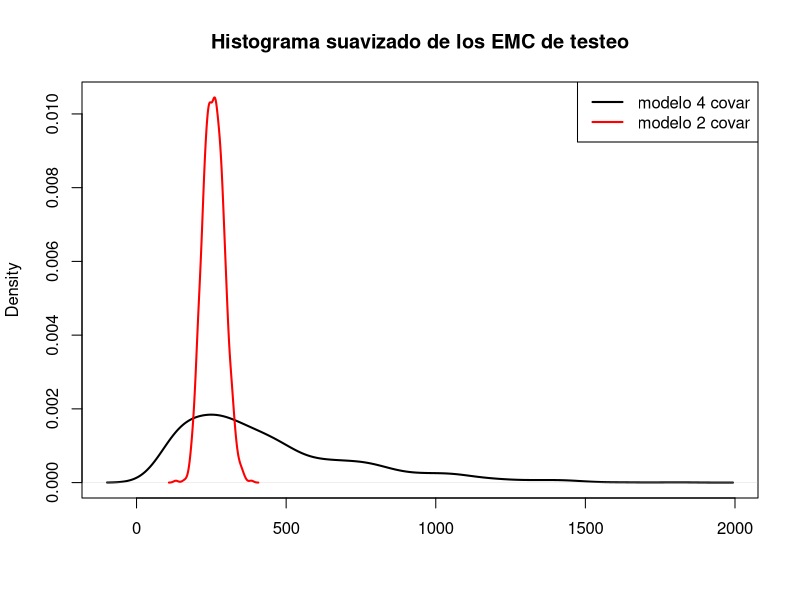
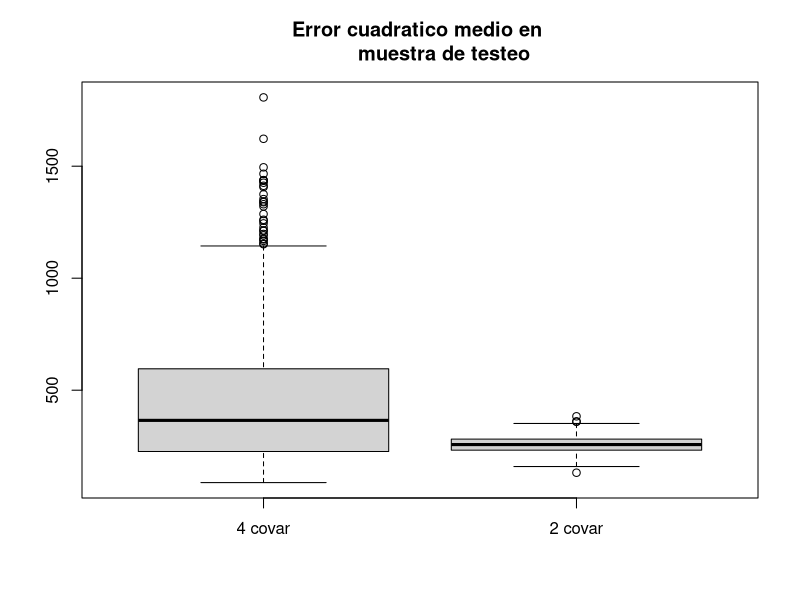
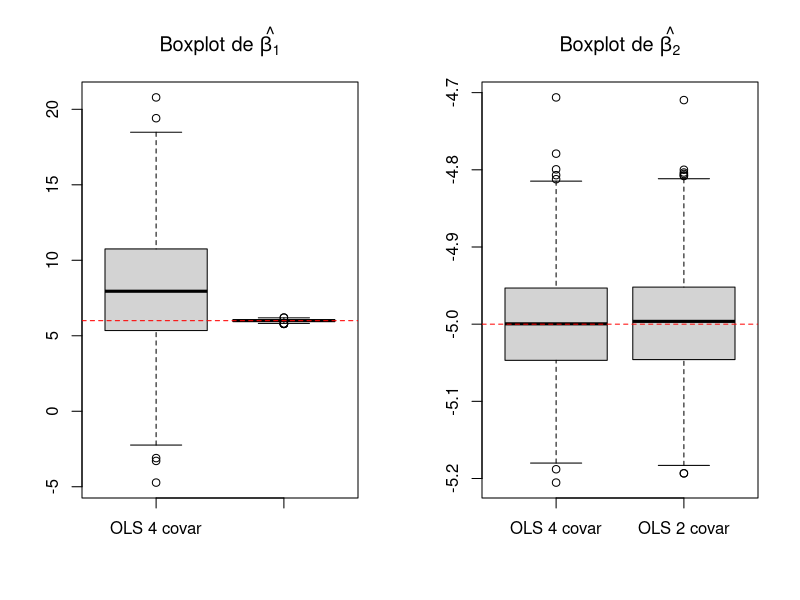

R code for these plots, in order: (Note: this script raises an error after producing the figures.)
#simulacion de datos casi colineales
set.seed(456978)
B<-1000
betaest<-matrix(rep(0,5*B),nrow = B,ncol = 5)
significativos<-matrix(rep(0,5*B),nrow = B,ncol = 5)
ECpred<-rep(0,B)

betaest2<-matrix(rep(0,3*B),nrow = B,ncol = 3)
significativos2<-matrix(rep(0,3*B),nrow = B,ncol = 3)
ECpred2<-rep(0,B)

#Es decir, la respuesta Y depende de dos covariables independientes, 
#X1, X2 y las otras dos X3, X4 son casi colineales con X1. 
#Repetimos el experimento B = 1000 veces. 
#Cada vez ajustamos los dos modelos lineales por LS

for(j in 1:B){
  x1<-runif(100,0,5)
  x2<-runif(100,0,5)
  x3<-2*x1+0.1*runif(100,min=-1,max=1)
  x4<--x1+0.1*runif(100,min=-1,max=1)
  yy<-8*x1-5*x2+x3+4*x4+5+rnorm(100,mean=0,sd=1)
  
  ajus<-lm(yy ~ x1+x2+x3+x4)
  betaest[j,]<-coef(ajus)
  significativos[j,]<-summary(ajus)$coefficients[,4] #guarda los pvalores del ajuste lineal
  ajus2<-lm(yy ~ x1+x2)
  betaest2[j,]<-coef(ajus2)
  significativos2[j,]<-summary(ajus2)$coefficients[,4]
  
  #prediccion
  
  x1n<-runif(100,0,5)
  x2n<-runif(100,0,5)
  x3n<-2*x1+0.1*runif(100,min=-1,max=1)
  x4n<--x1+0.1*runif(100,min=-1,max=1)
  yyn<-8*x1-5*x2+x3+4*x4+5+rnorm(100,mean=0,sd=1)
  
  new <- data.frame(x1 =x1n,x2 =x2n,x3 =x3n,x4 =x4n)
  new2 <- data.frame(x1 =x1n,x2 =x2n)
  yp1<-predict(ajus, new)
  ECpred[j]<-sum((yyn-yp1)^2)/length(yyn)
  yp2<-predict(ajus2, new2)
  ECpred2[j]<-sum((yyn-yp2)^2)/length(yyn)
  
  
  }

#ahora le calculo las varianzas a los estimadores

apply(betaest,2,sd)
apply(betaest2,2,sd)


#Para cada una de las repeticiones, contamos cu ́ales de los coeficientes
#estimados
#resulta significativamente distinto de cero, a nivel 0.05. Obtuvimos

cuales<-rep(0,5)
for(i in 1:5){
cuales[i]<-sum(significativos[,i]<0.05)
}
cuales
cuales2<-rep(0,3)
for(i in 1:3){
  cuales2[i]<-sum(significativos2[,i]<0.05)
}
cuales2



#Otra manera de evaluar la simulacio ́n es calculando el error
#cuadr ́atico medio de predicci ́on en un
#a muestra de testeo independiente de la utilizada en el ajuste.

aa<-range(c(density(ECpred)$y,density(ECpred2)$y))

plot(density(ECpred),ylim=c(0,aa[2]), xlab="", lwd=2, 
     main="Histograma suavizado de los EMC de testeo")
points(density(ECpred2),col="red",type="l",lwd=2)
legend("topright",c("modelo 4 covar","modelo 2 covar"),
       col=c("black", "red"),lwd=2)

boxplot(ECpred,ECpred2,names=c("4 covar","2 covar")
        , main="Error cuadratico medio en 
        muestra de testeo")

cov(cbind(x1,x2,x3,x4))
cor(cbind(x1,x2,x3,x4))

par(mfrow=c(1,2))
boxplot(betaest[,2],betaest2[,2],names=c("OLS 4 covar","OLS 2 covar)                                       2 covar")
        , main=expression(paste("Boxplot de ",hat(beta[1]))))
abline(h=6,col="red",lty=2)

boxplot(betaest[,3],betaest2[,3],names=c("OLS 4 covar","OLS 2 covar")
        , main=expression(paste("Boxplot de ",hat(beta[2]))))
abline(h=-5,col="red",lty=2)


ajus2<-lm(yy ~ x1+x2)
summary(ajus2)

######################################################################
## simulacion con estimadores ridge
######################################################################

library(glmnet)
set.seed(456978)
B<-1000
betaest<-matrix(rep(0,5*B),nrow = B,ncol = 5)
significativos<-matrix(rep(0,5*B),nrow = B,ncol = 5)
ECpred<-rep(0,B)

betaest2<-matrix(rep(0,3*B),nrow = B,ncol = 3)
significativos2<-matrix(rep(0,3*B),nrow = B,ncol = 3)
ECpred2<-rep(0,B)

betaest.rid<-matrix(rep(0,5*B),nrow = B,ncol = 5)
ECpred.rid<-rep(0,B)
for(j in 1:B){
  x1<-runif(100,0,5)
  x2<-runif(100,0,5)
  x3<-2*x1+0.1*runif(100,min=-1,max=1)
  x4<--x1+0.1*runif(100,min=-1,max=1)
  yy<-8*x1-5*x2+x3+4*x4+5+rnorm(100,mean=0,sd=1)
  
  ajus<-lm(yy ~ x1+x2+x3+x4)
  betaest[j,]<-coef(ajus)
  significativos[j,]<-summary(ajus)$coefficients[,4] #guarda los pvalores del ajuste lineal
  ajus2<-lm(yy ~ x1+x2)
  betaest2[j,]<-coef(ajus2)
  significativos2[j,]<-summary(ajus2)$coefficients[,4]

  xx<-model.matrix(ajus)
  #ajuste.ridge = glmnet(xx,yy,alpha=0)  
  #rid.crossval<-cv.glmnet(xx, yy,nfolds = 10, alpha=0)
  rid.lam.1.1<-glmnet(xx, yy,alpha=0,lambda = 1.1)  #se parece al rid.crossval$lambda.1se
  betaest.rid[j,]<-coef(rid.lam.1.1)[c(1,3:6),1]
  
  #prediccion
  
  x1n<-runif(100,0,5)
  x2n<-runif(100,0,5)
  x3n<-2*x1+0.1*runif(100,min=-1,max=1)
  x4n<--x1+0.1*runif(100,min=-1,max=1)
  yyn<-8*x1-5*x2+x3+4*x4+5+rnorm(100,mean=0,sd=1)
  
  new <- data.frame(x1 =x1n,x2 =x2n,x3 =x3n,x4 =x4n)
  new2 <- data.frame(x1 =x1n,x2 =x2n)
  yp1<-predict(ajus, new)
  ECpred[j]<-sum((yyn-yp1)^2)/length(yyn)
  yp2<-predict(ajus2, new2)
  ECpred2[j]<-sum((yyn-yp2)^2)/length(yyn)
  
  ypridge<-predict(rid.lam.1.1, as.matrix(cbind(rep(1,100),new)))
  ECpred.rid[j]<-sum((yyn-ypridge)^2)/length(yyn)
}

#Resultados
xtable(cbind(0:4,c(apply(betaest,2,sd)),c(apply(betaest2,2,sd),0,0),c(apply(betaest.rid,2,sd))))


boxplot(betaest[,2],betaest2[,2],betaest.rid[,2], 
names=c("OLS 4 covar","OLS 2 covar","ridge 4 cov")
        , main=expression(paste("Boxplot de ",hat(beta[1]))))
abline(h=6,col="red",lty=2)

boxplot(betaest[,3],betaest2[,3],betaest.rid[,3],
        names=c("OLS 4 covar","OLS 2 covar","ridge 4 cov")
        , main=expression(paste("Boxplot de ",hat(beta[2]))))
abline(h=-5,col="red",lty=2)

boxplot(betaest[,4],betaest.rid[,4],
        names=c("OLS 4 covar","ridge 4 cov")
        , main=expression(paste("Boxplot de ",hat(beta[3]))))
abline(h=1,col="red",lty=2)

boxplot(betaest[,5],betaest.rid[,5],
        names=c("OLS 4 covar","ridge 4 cov")
        , main=expression(paste("Boxplot de ",hat(beta[4]))))
abline(h=4,col="red",lty=2)

boxplot((betaest[,2]+2*betaest[,4]-betaest[,5]),
        (betaest.rid[,2]+2*betaest.rid[,4]-betaest.rid[,5]),
        names=c("OLS 4 covar","ridge 4 cov")
        , main=expression(paste("Boxplot de ",hat(beta[1])," + 2",hat(beta[4])," - ",hat(beta[5]))))
abline(h=6,col="red",lty=2)

sd((betaest[,2]+2*betaest[,4]-betaest[,5]))
sd(betaest.rid[,2]+2*betaest.rid[,4]-betaest.rid[,5])


par(mfrow=c(1,1))
aa<-range(c(density(ECpred)$y,density(ECpred2)$y),density(ECpred.rid)$y)

plot(density(ECpred),ylim=c(0,aa[2]), xlab="", lwd=2, 
     main="Histograma suavizado de los EMC de testeo")
points(density(ECpred2),col="red",type="l",lwd=2)
points(density(ECpred.rid),col="blue",type="l",lwd=2)
legend("topright",c("OLS modelo 4 covar","OLS modelo 2 covar","ridge 4 covar"),
       col=c("black", "red","blue"),lwd=2)

boxplot(ECpred,ECpred2,ECpred.rid, names=c("OLS 4 covar","OLS 2 covar","ridge 4 covar")
        , main="Error cuadratico medio en 
        muestra de testeo")




##########################################################33
as.matrix(new)

XX<-model.matrix(ajus)
ajuste.ridge = glmnet(XX,yy,alpha=0)  
rid.crossval<-cv.glmnet(XX, yy,nfolds = 10, alpha=0)
rid.1se<-glmnet(XX, yy,alpha=0,lambda = rid.crossval$lambda.1se)
coef(rid.1se)
coef(ajus)

#el lasso selecciona bien!
las.crossval<-cv.glmnet(XX, yy,nfolds = 10, alpha=1)
las.1se<-glmnet(XX, yy,alpha=1,lambda = las.crossval$lambda.1se)
coef(las.1se)
coef(ajus)
plot(las.crossval)
las.min<-glmnet(XX, yy,alpha=1,lambda = las.crossval$lambda.min)
coef(las.min)


######################################################################
## simulacion con estimadores ridge y LASSO
######################################################################

library(glmnet)
set.seed(456978)
B<-1000
betaest<-matrix(rep(0,5*B),nrow = B,ncol = 5)
significativos<-matrix(rep(0,5*B),nrow = B,ncol = 5)
ECpred<-rep(0,B)

betaest2<-matrix(rep(0,3*B),nrow = B,ncol = 3)
significativos2<-matrix(rep(0,3*B),nrow = B,ncol = 3)
ECpred2<-rep(0,B)

betaest.rid<-matrix(rep(0,5*B),nrow = B,ncol = 5)
betaest.las<-matrix(rep(0,5*B),nrow = B,ncol = 5)
ECpred.rid<-rep(0,B)
ECpred.las<-rep(0,B)
for(j in 1:B){
  x1<-runif(100,0,5)
  x2<-runif(100,0,5)
  x3<-2*x1+0.1*runif(100,min=-1,max=1)
  x4<--x1+0.1*runif(100,min=-1,max=1)
  yy<-8*x1-5*x2+x3+4*x4+5+rnorm(100,mean=0,sd=1)
  
  ajus<-lm(yy ~ x1+x2+x3+x4)
  betaest[j,]<-coef(ajus)
  significativos[j,]<-summary(ajus)$coefficients[,4] #guarda los pvalores del ajuste lineal
  ajus2<-lm(yy ~ x1+x2)
  betaest2[j,]<-coef(ajus2)
  significativos2[j,]<-summary(ajus2)$coefficients[,4]
  
  xx<-model.matrix(ajus)
  #ajuste.ridge = glmnet(xx,yy,alpha=0)  
  #rid.crossval<-cv.glmnet(xx, yy,nfolds = 10, alpha=0)
  rid.lam.1.1<-glmnet(xx, yy,alpha=0,lambda = 1.1)  #se parece al rid.crossval$lambda.1se
  betaest.rid[j,]<-coef(rid.lam.1.1)[c(1,3:6),1]
  
  lasso.lam.0.2<-glmnet(xx, yy,alpha=1,lambda = 0.201)  #se parece al las.crossval$lambda.1se
  betaest.las[j,]<-coef(lasso.lam.0.2)[c(1,3:6),1]
  
  
  #prediccion
  
  x1n<-runif(100,0,5)
  x2n<-runif(100,0,5)
  x3n<-2*x1+0.1*runif(100,min=-1,max=1)
  x4n<--x1+0.1*runif(100,min=-1,max=1)
  yyn<-8*x1-5*x2+x3+4*x4+5+rnorm(100,mean=0,sd=1)
  
  new <- data.frame(x1 =x1n,x2 =x2n,x3 =x3n,x4 =x4n)
  new2 <- data.frame(x1 =x1n,x2 =x2n)
  yp1<-predict(ajus, new)
  ECpred[j]<-sum((yyn-yp1)^2)/length(yyn)
  yp2<-predict(ajus2, new2)
  ECpred2[j]<-sum((yyn-yp2)^2)/length(yyn)
  
  ypridge<-predict(rid.lam.1.1, as.matrix(cbind(rep(1,100),new)))
  ECpred.rid[j]<-sum((yyn-ypridge)^2)/length(yyn)
  
  yplasso<-predict(lasso.lam.0.2, as.matrix(cbind(rep(1,100),new)))
  ECpred.las[j]<-sum((yyn-yplasso)^2)/length(yyn)
}

#Resultados
xtable(cbind(0:4,c(apply(betaest,2,sd)),c(apply(betaest2,2,sd),0,0),c(apply(betaest.rid,2,sd)),
       c(apply(betaest.las,2,sd))))


boxplot(betaest[,2],betaest2[,2],betaest.rid[,2],betaest.las[,2],
        names=c("OLS 4co","OLS 2co","ridge 4co","lasso 4co")
        , main=expression(paste("Boxplot de ",hat(beta[1]))))
abline(h=6,col="red",lty=2)

boxplot(betaest[,3],betaest2[,3],betaest.rid[,3],betaest.las[,3],
        names=c("OLS 4co","OLS 2co","ridge 4co","lasso 4co")
        , main=expression(paste("Boxplot de ",hat(beta[2]))))
abline(h=-5,col="red",lty=2)


boxplot(betaest[,4],betaest.rid[,4],betaest.las[,4],
        names=c("OLS 4co","ridge 4co","lasso 4co")
        , main=expression(paste("Boxplot de ",hat(beta[3]))))
abline(h=1,col="red",lty=2)

boxplot(betaest[,4],betaest.rid[,4],betaest.las[,4],
        names=c("OLS 4 covar","ridge 4 cov","lasso 4co")
        , main=expression(paste("Boxplot de ",hat(beta[3]))))
abline(h=1,col="red",lty=2)

boxplot(betaest[,5],betaest.rid[,5],betaest.las[,5],
        names=c("OLS 4 covar","ridge 4 cov","lasso 4co")
        , main=expression(paste("Boxplot de ",hat(beta[4]))))
abline(h=4,col="red",lty=2)


sd((betaest[,2]+2*betaest[,4]-betaest[,5]))
sd(betaest.rid[,2]+2*betaest.rid[,4]-betaest.rid[,5])


par(mfrow=c(1,1))
aa<-range(c(density(ECpred)$y,density(ECpred2)$y),density(ECpred.rid)$y,density(ECpred.las)$y)

plot(density(ECpred),ylim=c(0,aa[2]), xlab="", lwd=2, 
     main="Histograma suavizado de los EMC de testeo")
points(density(ECpred2),col="red",type="l",lwd=2)
points(density(ECpred.rid),col="blue",type="l",lwd=2)
points(density(ECpred.las),col="magenta",type="l",lwd=2)
legend("topright",c("OLS modelo 4 covar","OLS modelo 2 covar","ridge 4 covar","lasso 4 covar"),
       col=c("black", "red","blue","magenta"),lwd=6, bty="n")

boxplot(ECpred,ECpred2,ECpred.rid,ECpred.las, names=c("OLS 4co","OLS 2co","ridge 4 covar","lasso4")
        , main="Error cuadratico medio en 
        muestra de testeo")





